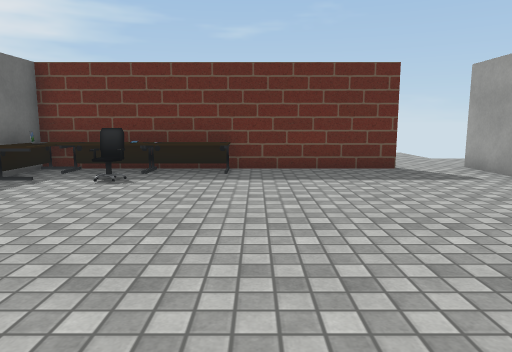
[1] (above)

14 first-person views from a walk through a Unity game level. The camera is 1.2 m above the floor, tilts 8° down and sees 70° across. The floor is counted in squares, 1 m on a side. Each view is taken from the middle of a square. On the plan, view 1 faces up. The plan holds only what a view shows up to about 15 squares ahead; the rest is blank. Some animated figures are left out. Some surface patterns are stand-ins.

[2]
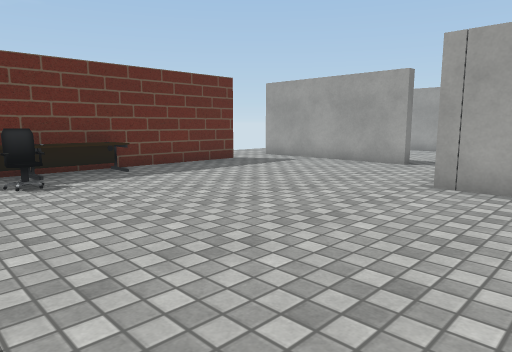

[3]
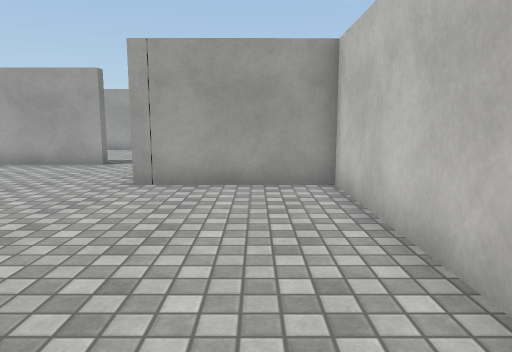

[4]
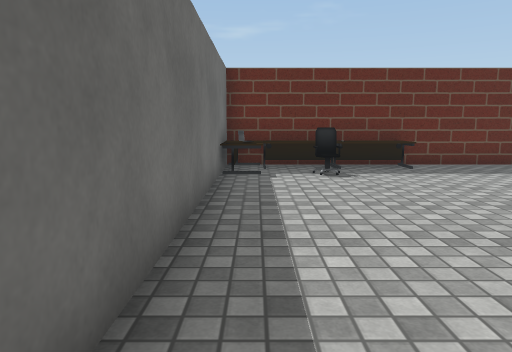

[5]
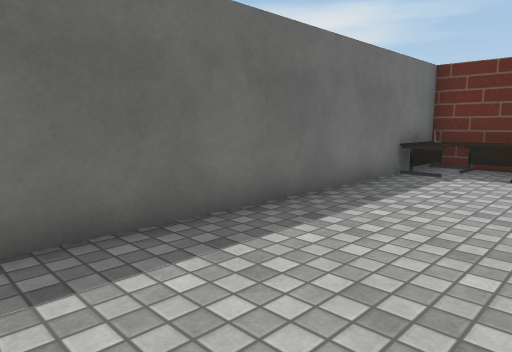

[6]
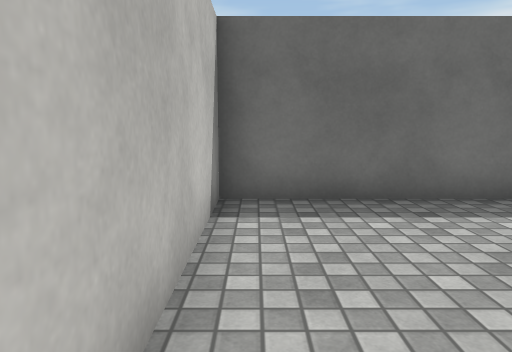

[7]
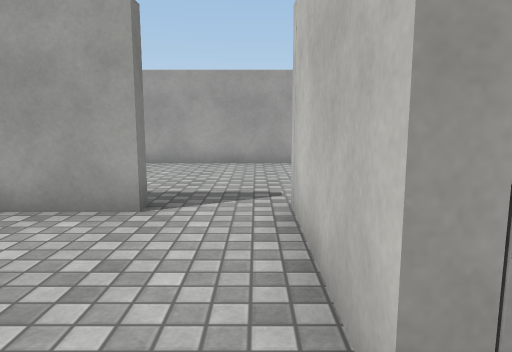

[8]
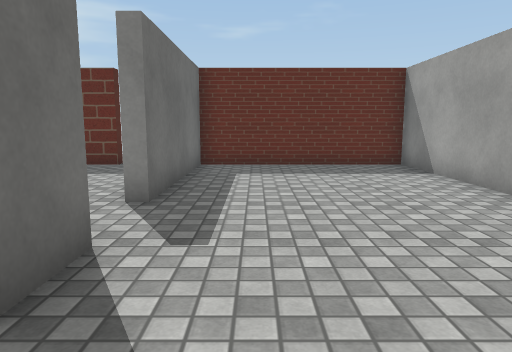

[9]
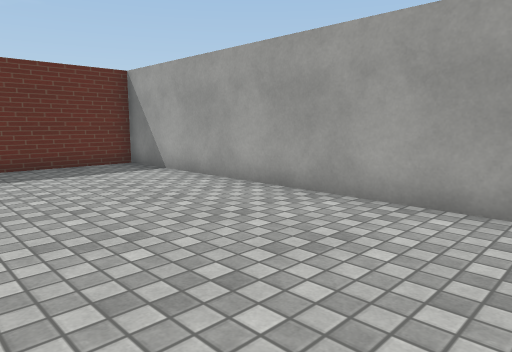

[10]
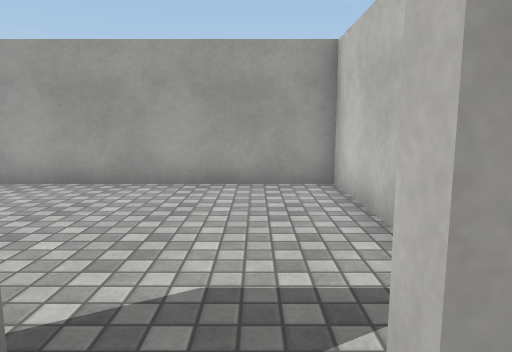

[11]
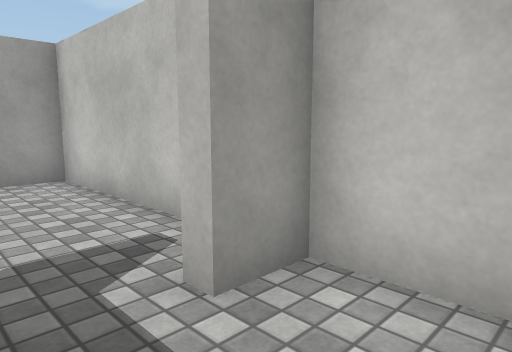

[12]
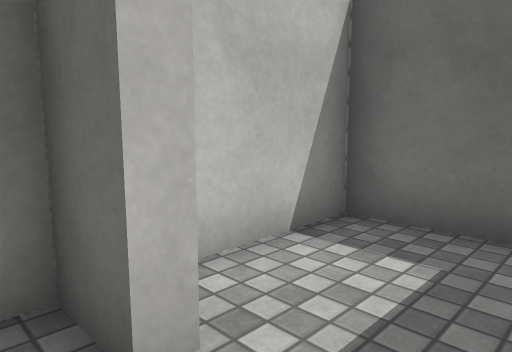

[13]
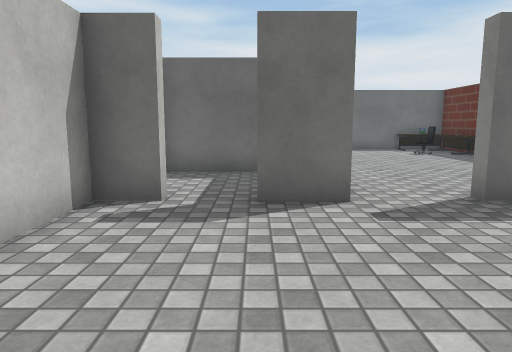

[14]
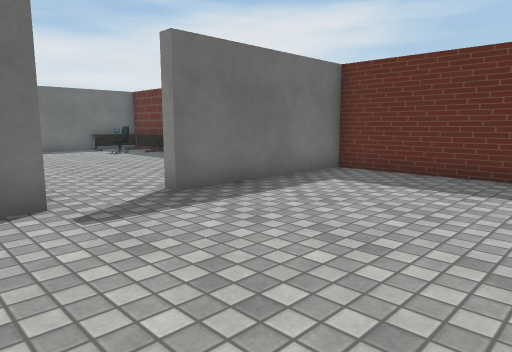

### Floor plan
Points are (right, up) in squares from view 1. A wall is a line through its corners. A room is listed if a view was taken in it or the views show most of it. See-through windows are left out.
Room 1 (views 1, 2, 3, 4, 5, 6, 7)
walls: (5.9, 4.6) (5.9, 10.5); (3.9, 10) (-5.9, 10) (-5.9, -1.6) (2.3, -1.6) (2.3, 2.5) (6.3, 2.5)
ways out: opening at (6, 3.5) to room 2; opening at (4.5, 10)
objects: desk (-4, 9); chair (-3, 8); desk (-2, 9) to (-1, 9)
Room 2 (views 8, 9, 10, 11, 12, 13, 14)
walls: (6.3, 2.5) (6.3, 1); (2.7, 1.1) (2.7, -1.6) (5.9, -1.6) (5.9, -0.5) (6.3, -0.5) (6.3, -1.6) (12.4, -1.6) (12.4, 10) (6.3, 10) (6.3, 4.6) (5.9, 4.6)
ways out: opening at (6, 3.5) to room 1

Positions as (right, up) in squares from view 1, and headings:
1: (0, 0), facing up
2: (-5, 0), facing up-right
3: (-5, 0), facing right
4: (-5, -1), facing up
5: (-2, -1), facing up-left
6: (0, -1), facing left
7: (1, 3), facing right
8: (8, -1), facing up
9: (7, -1), facing up-right
10: (5, 0), facing right
11: (4, 1), facing down-right
12: (7, 1), facing down-left
13: (12, 1), facing left
14: (12, 1), facing up-left
